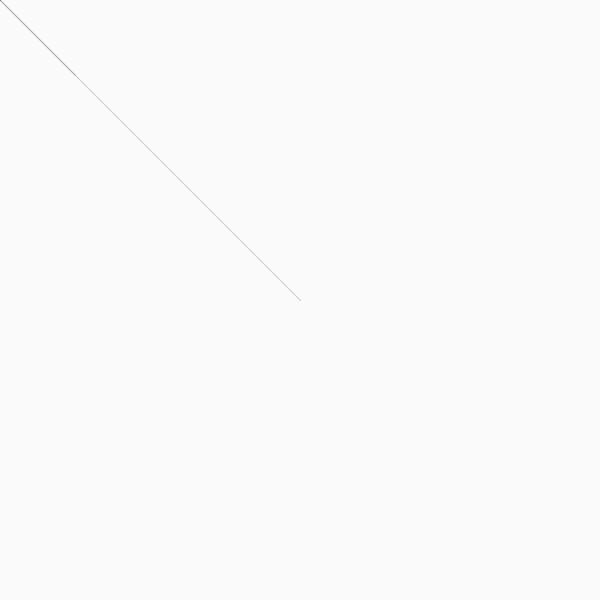
Frame 1 (no input)
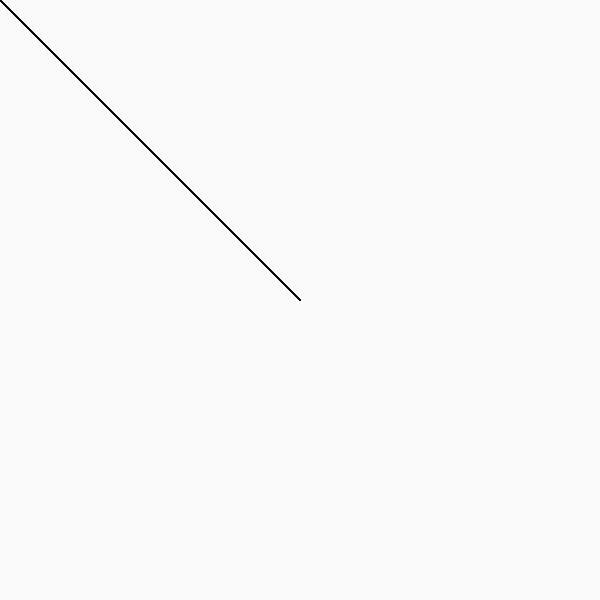
Frame 60 (the mouse pressed at the canvas centre just before this capture)
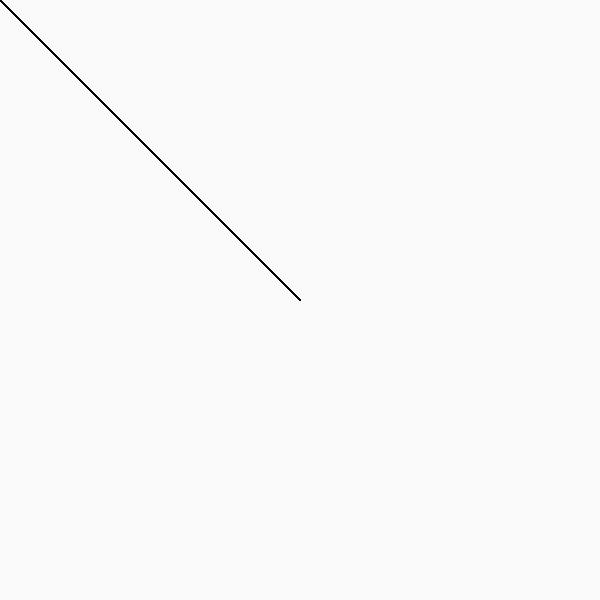
Frame 120 (the mouse held since frame 60 and released just before this capture)

The Processing sketch that drew these frames (run headless with seeded random() and noise(); from frame 60 on, the mouse is pressed at the canvas centre):

// Processing sketch: processing_158642
// ── processing_158642.pde

void setup(){
size(600,600);
background(250,250,250);
}

void draw(){
  
  fill(0,0,0);
stroke(0, 50);
line(mouseX,mouseY,300,300);
fill(255,0,255);
fill(500,0,172);
line(mouseY,mouseX,75,75);
line(mouseX,mouseY,-300,-300);
fill(-255,0,-255);
fill(-500,0,-172);
line(mouseY,mouseX,-75,-75);
}
